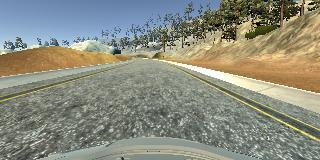
#> input picture vgg10Epoch/2018_12_10_16_13_13_115.jpg, 320 x 160 px
$ python -i helper.py   (imports and definitions only)
#> lines starting #> are read from the running program, lines starting #| are printed output that depends on the picture
import cv2, os
import numpy as np
import matplotlib.image as mpimg


IMAGE_HEIGHT, IMAGE_WIDTH, IMAGE_CHANNELS = 66, 200, 3
INPUT_SHAPE = (IMAGE_HEIGHT, IMAGE_WIDTH, IMAGE_CHANNELS)


def load_image(data_dir, image_file):
    '''
    Load RGB images from a file
    '''
    return mpimg.imread(os.path.join(data_dir, image_file.strip()))


def crop(image):
    '''
    Crop the image to remove the sky at the top and the front bumper of the car at the bottom
    '''
    return image[60:-25, :, :]
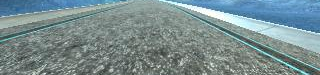
#> returned value: shape (75, 320, 3); mean of channels 0, 1, 2 144.4, 141.3, 120.8; drawn as B, G, R


def resize(image):
    '''
    Resize the image to the input shape used by the network model
    '''
    return cv2.resize(image, (IMAGE_WIDTH, IMAGE_HEIGHT), cv2.INTER_AREA)
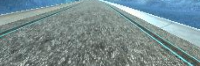
#> returned value: shape (66, 200, 3); mean of channels 0, 1, 2 144.3, 141.2, 120.7; drawn as B, G, R


def rgb2yuv(image):
    '''
    Convert the image from RGB to YUV (NVidia Model does the same)
    '''
    return cv2.cvtColor(image, cv2.COLOR_RGB2YUV)
#> returned value: shape (66, 200, 3); mean of channels 0, 1, 2 139.8, 118.8, 131.8


def preprocess(image):
    '''
    Atomic preprocess function
    '''
    image = crop(image)
    image = resize(image)
    image = rgb2yuv(image)
    return image


def choose_image(data_dir, center, left, right, steering_angle):
    '''
    Randomly choose an image from the center, left or right, and adjust the steering angle accordingly
    '''
    choice = np.random.choice(3)
    if choice == 0:
        return load_image(data_dir, left), steering_angle + 0.2
    elif choice == 1:
        return load_image(data_dir, right), steering_angle - 0.2
    return load_image(data_dir, center), steering_angle


def batch_generator(data_dir, image_paths, steering_angles, batch_size, is_training):
    '''
    Generate training image give image paths and associated steering angles
    '''
    images = np.empty([batch_size, IMAGE_HEIGHT, IMAGE_WIDTH, IMAGE_CHANNELS])
    steers = np.empty(batch_size)
    while True:
        i = 0
        for index in np.random.permutation(image_paths.shape[0]):
            center, left, right = image_paths[index]
            steering_angle = steering_angles[index]
            # Randomly selecting an image to train on
            if is_training: #and np.random.rand() < 0.6:
                image, steering_angle = choose_image(data_dir, center, left, right, steering_angle)
            else:
                # If not training just load the image
                image = load_image(data_dir, center)
            # Add the image and steering angle to the batch
            images[i] = preprocess(image)
            steers[i] = steering_angle
            i += 1
            if i == batch_size:
                break
        yield images, steers

>>> import cv2
>>> picture = cv2.cvtColor(cv2.imread('vgg10Epoch/2018_12_10_16_13_13_115.jpg'), cv2.COLOR_BGR2RGB)
>>> result = preprocess(picture)

$ run again, on vgg10Epoch/2018_12_10_16_13_15_323.jpg
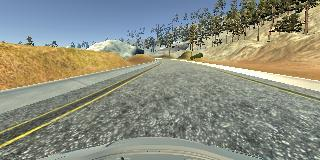
#> input picture vgg10Epoch/2018_12_10_16_13_15_323.jpg, 320 x 160 px
#> in crop, `return image[60:-25, :, :]`:
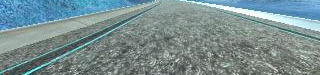
#> returned value: shape (75, 320, 3); mean of channels 0, 1, 2 145.2, 142.5, 120.8; drawn as B, G, R
#> in resize, `return cv2.resize(image, (IMAGE_WIDTH, IMAGE_HEIGHT), cv2.INTER_AREA)`:
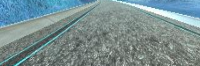
#> returned value: shape (66, 200, 3); mean of channels 0, 1, 2 145.2, 142.4, 120.8; drawn as B, G, R

$ run again, on vgg10Epoch/2018_12_10_16_13_16_469.jpg
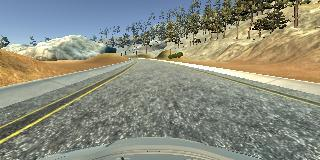
#> input picture vgg10Epoch/2018_12_10_16_13_16_469.jpg, 320 x 160 px
#> in crop, `return image[60:-25, :, :]`:
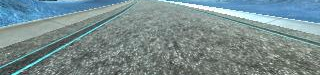
#> returned value: shape (75, 320, 3); mean of channels 0, 1, 2 143.1, 140.5, 120.3; drawn as B, G, R
#> in resize, `return cv2.resize(image, (IMAGE_WIDTH, IMAGE_HEIGHT), cv2.INTER_AREA)`:
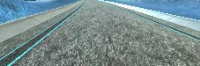
#> returned value: shape (66, 200, 3); mean of channels 0, 1, 2 142.9, 140.4, 120.2; drawn as B, G, R
